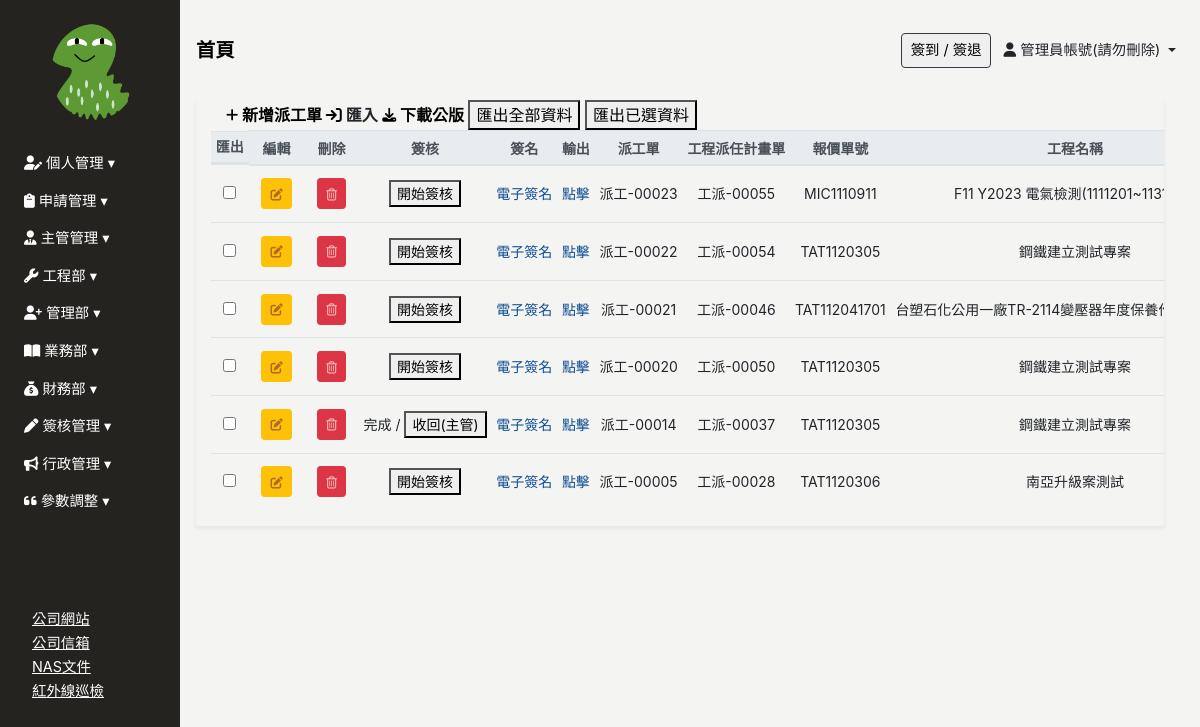
The page /employee_assign/ (signed in) on the database as committed earlier.
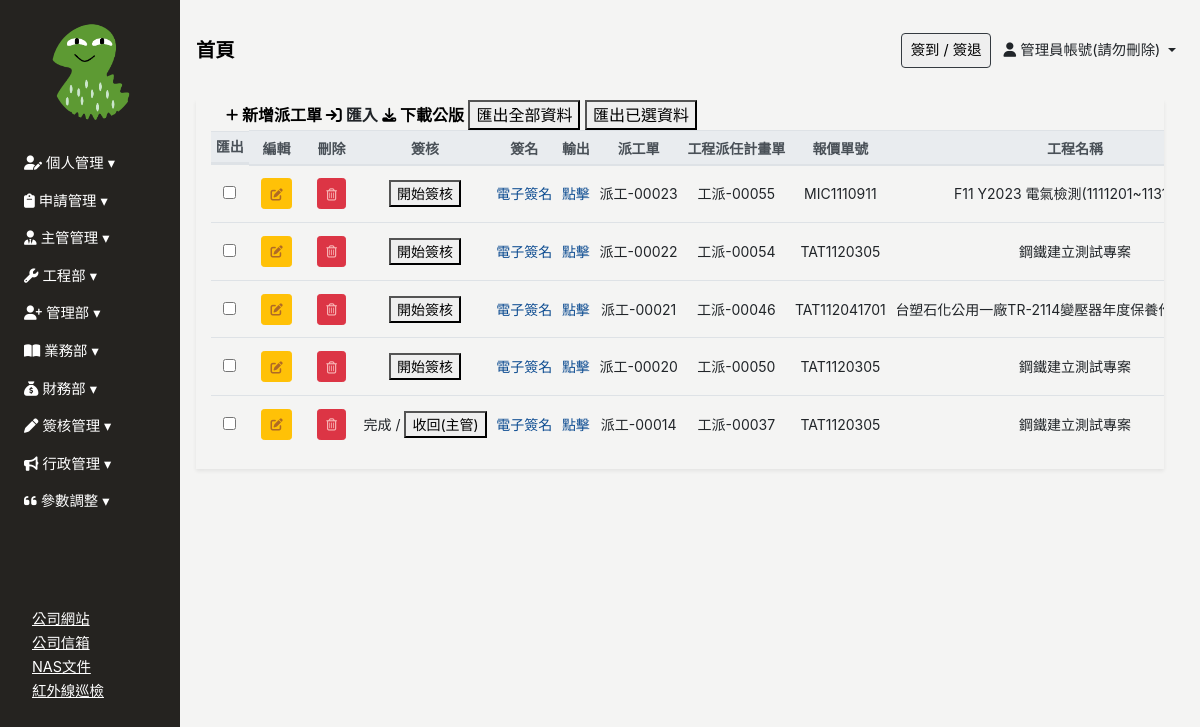
The same page on the database as committed later.
### Backend/models.py (models this page shows, shortened)
class ModifiedModel(models.Model):
    modified_by = models.ForeignKey("Employee", on_delete=models.SET_NULL, null=True, blank=True)
    created_date = models.DateField(default=timezone.now,verbose_name='建立日期')
    update_date = models.DateField(auto_now=True, verbose_name='更新日期')
    class Meta:
        abstract = True

class Project_Employee_Assign(ModifiedModel):
    project_job_assign= models.ForeignKey(Project_Job_Assign,on_delete=models.CASCADE,related_name='project_employee_assign',null=True, blank=True, verbose_name="工作派任計畫")
    construction_date = models.DateField(null=True, blank=True, verbose_name="施工日期")
    completion_date = models.DateField(null=True, blank=True, verbose_name="完工日期")
    is_completed = models.BooleanField(verbose_name='完工狀態',blank=True,default=False)
    manuscript_return_date = models.DateField(null=True, blank=True, verbose_name="手稿預計回傳日")
    enterprise_signature = models.ImageField(upload_to="Employee_Assign_Signature",null=True, blank=True, verbose_name='業主簽名')
    Approval =  models.ForeignKey(ApprovalModel, null=True, blank=True, on_delete=models.SET_NULL , related_name='Project_Employee_Assign_Approval')
    test_items_str = models.TextField( verbose_name="檢查項目字串", blank=True)
    carry_equipments_str = models.TextField( verbose_name="紀錄資產字串",null="",blank=True)
    remark = models.TextField( verbose_name="異常報告及聯絡事項",null="",blank=True)
    uploaded_files = models.ManyToManyField(UploadedFile,blank=True,  related_name="employy_assign_files")
    created_by = models.ForeignKey("Employee",related_name="Project_Employee_Assign_author", on_delete=models.CASCADE, null=True, blank=True, verbose_name='建立人')
    last_excel = models.FileField(upload_to="last_file", null=True, blank=True, verbose_name="最終版報價單")
    def last_excel_link(self):
        if self.last_excel:
            download_link = "<a href='{}' download>下載</a>".format(self.last_excel.url)
            return mark_safe(download_link)
        else:
            return "未提供"
    def get_show_id(self):
        return f"派工-{str(self.id).zfill(5)}"
    class Meta:
        verbose_name = "派工單"   # 單數
        verbose_name_plural = verbose_name   #複數
        ordering = ['-id']

class Project_Job_Assign(ModifiedModel):
    project_confirmation= models.ForeignKey(Project_Confirmation,on_delete=models.CASCADE,related_name='project',null=True, blank=True, verbose_name="工程確認單")
    attendance_date =models.DateField(null=True, blank=True, verbose_name="出勤日期")
    work_method = models.BooleanField(null=True, blank=True, verbose_name="工作方式(是:派工、否:非派工)",default=True)
    work_employee = models.ManyToManyField('Employee', related_name='projects_work_employee', blank=True, verbose_name='檢測人員')
    lead_employee = models.ManyToManyField('Employee', related_name='projects_lead_employee', blank=True, verbose_name="帶班主管")
    vehicle = models.ManyToManyField('Vehicle', related_name='project_job_assign_vehicle', blank=True, verbose_name='使用車輛')
    location = models.CharField(max_length=4,choices=LOCATION_CHOICES, null=True, blank=True, verbose_name="工作地點")
    remark = models.TextField(null=True, blank=True, verbose_name="備註")
    Approval =  models.ForeignKey(ApprovalModel, null=True, blank=True, on_delete=models.SET_NULL , related_name='Project_Job_Assign_Approval')
    created_by = models.ForeignKey("Employee",related_name="Project_Job_Assign_author", on_delete=models.CASCADE, null=True, blank=True, verbose_name='建立人')
    class Meta:
        verbose_name = "工作派任計畫"   # 單數
        verbose_name_plural = verbose_name   #複數
        ordering = ['-id']
    def get_show_id(self):
        return f"工派-{str(self.id).zfill(5)}"

class Project_Confirmation(ModifiedModel):
    quotation =  models.ForeignKey("Quotation", null=True, blank=True,verbose_name="報價單號", on_delete=models.CASCADE )
    order_id = models.CharField(max_length=100, null=True, blank=True, verbose_name='訂單編號')
    c_a = models.CharField(max_length=100, null=True, blank=True, verbose_name='母案編號')
    turnover = models.CharField(max_length=10, null=True, blank=True, verbose_name='成交金額')
    is_completed = models.BooleanField(verbose_name='完工狀態',blank=True,default=False)
    completion_report_employee = models.ManyToManyField(Employee, related_name='projects_confirmation_report_employee', blank=True, verbose_name='完工回報人')
    completion_report_date = models.DateField(null=True, blank=True, verbose_name="完工回報日期")
    remark = models.TextField(null=True, blank=True, verbose_name="備註")
    attachment = models.FileField(upload_to="project_confirmation_reassignment_attachment", null=True, blank=True, verbose_name="完工重派附件")
    Approval =  models.ForeignKey(ApprovalModel, null=True, blank=True, on_delete=models.SET_NULL , related_name='project_confirmation_Approval')
    created_by = models.ForeignKey("Employee",related_name="Project_Confirmation_author", on_delete=models.SET_NULL, null=True, blank=True, verbose_name='建立人')
    def get_show_id(self):
        return f"工確-{str(self.id).zfill(5)}"
    class Meta:
        verbose_name = "工程確認單"   # 單數
        verbose_name_plural = verbose_name   #複數
        ordering = ['-id']

class Quotation(ModifiedModel):
    pay_method_CHOICES = [
        ('1', '(1)付款方式:完工請款100%.初次交易,請配合開立即期票或匯款，用於新客戶'),
        ('2', '(2)付款方式:完工請款100%.發票開立後期票30天，較常使用'),
        ('3','(3)付款方式:與業主額外議定(此部分開放自行填寫,利配合部分廠商付款特殊要求)'),
    ]
    quotation_id = models.CharField(max_length=100, null=True, blank=True, verbose_name='報價單編號')
    client = models.ForeignKey("Client",related_name="Quotation", on_delete=models.SET_NULL, null=True, blank=True, verbose_name='客戶名稱')
    requisition = models.ForeignKey("Client",related_name="Quotation_buy", on_delete=models.SET_NULL, null=True, blank=True, verbose_name='請購單位')
    project_name = models.CharField(max_length=100, verbose_name="專案名稱",blank=True, null=True)
    quote_date = models.DateField(null=True, blank=True, verbose_name="報價日期")
    quote_validity_period = models.IntegerField(verbose_name="報價單有效期",blank=True, null=True)
    business_assistant_user = models.ForeignKey(Employee,related_name="quotaion_process", null=True ,on_delete=models.SET_NULL, verbose_name="業務助理")
    pay_method = models.CharField(max_length=1, choices=pay_method_CHOICES, null=True, blank=True, verbose_name='付款方式')
    internal_content = models.TextField(blank=True, null=True, verbose_name='紀錄(對內)')
    created_by = models.ForeignKey("Employee",related_name="quotation_author", on_delete=models.SET_NULL, null=True, blank=True)
    uploaded_files = models.ManyToManyField(UploadedFile,blank=True,  related_name="quotationfile")
    last_excel = models.ManyToManyField(UploadedFile,blank=True,  related_name="quotationLastExcelFile", verbose_name="最終版報價單")
    remark = models.TextField(null=True, blank=True, verbose_name="備註")
    def get_show_id(self):
        return self.quotation_id
    class Meta:
        verbose_name = "報價單"
        verbose_name_plural = "報價單"

class ApprovalModel(models.Model):
    STATUS_CHOICES = [
        ('completed', '完成'),
        ('in_process', '進行中'),
        ('rejected', '駁回'),
    ]
    RELATED_NAME_MAP = {
        'Project_Employee_Assign': 'Project_Employee_Assign_Approval',
        'Leave_Application': 'Leave_Application_Approval',
        'Work_Overtime_Application':"Work_Overtime_Application_Approval",
        'Clock_Correction_Application':"Clock_Correction_Application_Approval",
        'Travel_Application':"Travel_Application_Approval",
        'Miss_Food_Application':"Food_Application_Approval",
    }
    Modal_URL__MAP = {
        'Project_Employee_Assign': 'project_employee_assign',
        'Leave_Application': 'leave_application',
        'Work_Overtime_Application': 'work_overtime_application',
        'Clock_Correction_Application': 'clock_correction_application',
        'Travel_Application': 'Travel_Application',
        'Miss_Food_Application': 'miss_food',
    }
    current_status = models.CharField(max_length=30, choices=STATUS_CHOICES, default='in_process')
    current_index = models.IntegerField( verbose_name="待簽核index",default=0,blank=True,null=True)
    order =  models.JSONField(null=True, verbose_name="員工簽核順序")#儲存員工ID、各自主管(X)
    target_approval = models.ForeignKey(Approval_Target,verbose_name="依附簽核",blank=True,null=True, on_delete=models.CASCADE, related_name='approvals')
    def get_approval_employee(self):
        current_index= self.current_index
        approval_order = self.order
        if approval_order==None or  current_index > len(approval_order)-1 :
            return "clean"
        if approval_order[current_index] !="x":
            return Employee.objects.get(id=approval_order[current_index])
        return "x"
    class Meta:
        verbose_name = '簽核執行'
        verbose_name_plural = verbose_name

### Frontend/views.py (the view)
# urls.py: path('employee_assign/', login_required(views.Employee_Assign_ListView.as_view()), name='employee_assign'),
class Employee_Assign_ListView(UserPassesTestMixin,ListView):
    model = Project_Employee_Assign
    template_name = 'employee_assign/employee_assign.html'
    context_object_name = 'Project_Employee_Assign'
    def get_context_data(self, **kwargs):
        context = super().get_context_data(**kwargs)
        context["employees_list"] =  Employee.active_users().values('id','full_name')
        context["all_project_job_assign"] = Project_Job_Assign.objects.all()
        context["all_Equipment"] = Equipment.objects.all()
        context['vehicle'] = Vehicle.objects.all()
        return context
    def test_func(self):
        return Check_Permissions(self.request.user,"工程派工單")

### Backend/context_processors.py (called while the page is built, shortened)
def approval_count(request):
    if  isinstance(request.user, AnonymousUser):
        return {'approval_count': 0}
    if hasattr( request.user,"employee")==False:
        return {'approval_count': "異常"}
    current_employee = request.user.employee
    related_records = []
    for Approval in ApprovalModel.objects.filter(current_status="in_process"):
        get_employee = Approval.get_approval_employee()
        if get_employee !="x":
            if  get_employee ==current_employee :
                related_records.append(Approval)
        elif get_employee =="clean":
            pass
    return {"approval_count":len(related_records)}

def pass_test_func(request):
    pass_test_func = settings.PASS_TEST_FUNC
    return {"pass_test_func":pass_test_func}

def sys_messages(request):
    if  isinstance(request.user, AnonymousUser):
        return {'sys_messages': {}}
    if hasattr( request.user,"employee")==False:
        return {'sys_messages': {}}
    get_sys_messages = SysMessage.objects.filter(Target_user=request.user.employee,watch=False)
    bottom_position = 20  # 初始底部位置
    sys_messages_data = []
    return {'sys_messages': sys_messages_data}

### Frontend/templates/employee_assign/employee_assign.html (shortened to what the changed rows need)
{% extends 'base/base_dashboard.html' %}
{% block import %}
{% load static%}
<link rel="stylesheet" href="{% static 'css/employee_assign/employee_assign.css' %}">
{% endblock %}
{% load custom_tags %}
{% block main %}
<div class="main px-3">
    <div class="employee-assign-table container-fluid shadow-sm table-responsive">
        <table class="table table-sm table-hover text-center" id="table" data-toggle="table" data-sortable="true"
            data-toolbar="#toolbar" data-pagination="true" data-page-size="25" data-page-list="[25, All]"
            data-search="true" data-show-columns="true" data-filter-strict-search="true"
            data-show-columns-toggle-all="true">
            <thead class="thead-light" style="font-size: 14px;">
                <tr class="text-nowrap">
                    <th data-force-hide="true" data-switchable="false" data-no-print="true" data-field="checkbox"
                        class="d-none d-md-inline-block">匯出</th>
                    <th data-force-hide="true" data-switchable="false" data-no-print="true" data-field="edid">編輯</th>
                    <th data-force-hide="true" data-switchable="false" data-no-print="true" data-field="delete">刪除</th>
                    <th data-force-hide="true" data-switchable="false" data-no-print="true" data-field="approval">簽核
                    </th>
                    <th data-force-hide="true" data-switchable="false" data-no-print="true" data-field="naelete">簽名</th>
                    <th data-force-hide="true" data-switchable="false" data-no-print="true" data-field="process">
                        輸出</th>
                    <th data-field="id" data-sortable="true">派工單</th>
                    <th data-field="job" data-sortable="true">工程派任計畫單</th>
                    <th data-field="quotation_id" data-sortable="true">報價單號</th>
                    <th data-field="project_name" data-sortable="true">工程名稱</th>
                </tr>
            </thead>
            <tbody class="text-nowrap" style="font-size: 14px;">
                {% for p in Project_Employee_Assign %}
                <tr>
                    <td><input type="checkbox" name="importcheckd" onclick="updateCheckedArray(this)"
                            value="{{ j.id }}"></td>
                    <td>
                        <a type="button" data-url="project_employee_assign" data-id="{{p.id}}"
                            data-approval="{{ p.Approval.current_status}}" class="btn btn-sm btn-warning my-2 mx-md-2"
                            data-toggle="modal" onclick="LoadData(event)" data-target="#employee-assign-modal"></a>
                    </td>
                    <td>
                        <a data-url="project_employee_assign" data-id="{{p.id}}" type="button"
                            class="sys_del btn btn-sm btn-danger my-2 mx-md-2" onclick="DELETE_handleClick(event)">
                            </a>
                    </td>
                    <td>
                        {% if p.Approval %}
                        {{p.Approval.get_current_status_display}}
                        {% if p.Approval.current_status == "completed" %}
                        {% if request.user|get_supervisor %}
                        / <button data-id="{{p.id}}" data-model="Project_Employee_Assign"
                            onclick="DelApproval(event)">收回(主管)</button>
                        {% endif %}
                        {% endif %}
                        {% else %}
                        <button data-id="{{p.id}}" data-model="Project_Employee_Assign"
                            onclick="submitApproval(event)">開始簽核</button>
                        {% endif %}
                    </td>
                    <td>
                        <a href="" onclick="setSettingId('{{ p.id }}')" data-toggle="modal"
                            data-target="#signatureModal">電子簽名</a>
                    </td>
                    <td><a target="_blank" href="{% url 'project_employee_assign_file' id=p.id %}">點擊</a></td>
                    <td>{{ p.get_show_id }}</td>
                    <td>{{ p.project_job_assign.get_show_id }}</td>
                    <td>{{ p.project_job_assign.project_confirmation.quotation.get_show_id }}</td>
                    <td>{{ p.project_job_assign.project_confirmation.quotation.project_name }}</td>
                </tr>
                {% empty %}
                <h2>
                    目前無資料
                </h2>
                {% endfor %}
            </tbody>
        </table>
    </div>
</div>
{% endblock %}

Rows that differ between the two databases and show on the page:
removed Project_Employee_Assign: get_show_id "派工-00005", project_job_assign.get_show_id "工派-00028", project_job_assign.project_confirmation.quotation.get_show_id "TAT1120306", project_job_assign.project_confirmation.quotation.project_name "南亞升級案測試"
